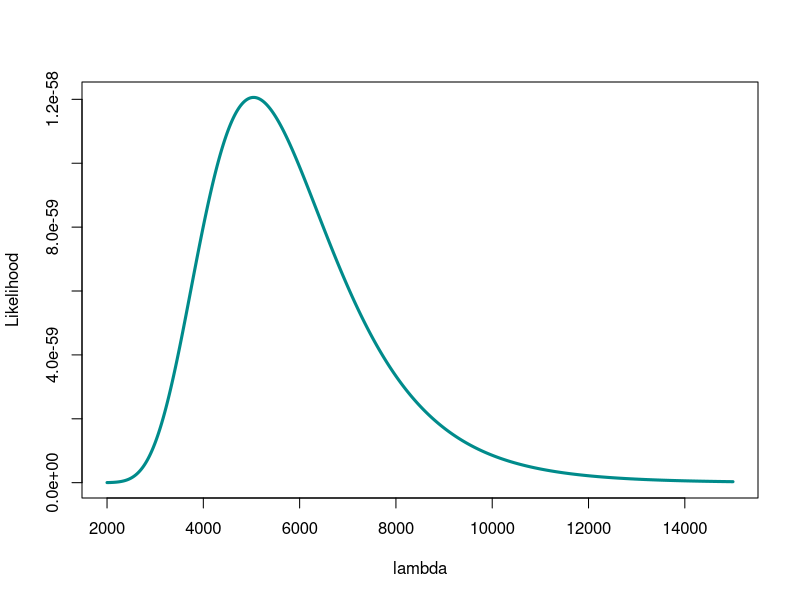
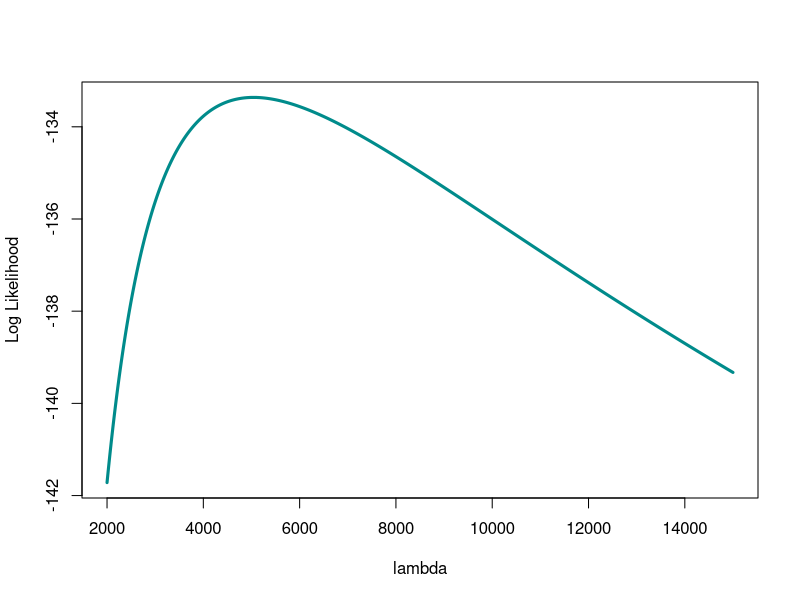

The R script that drew these images, in order: (Note: this script raises an error after producing the figures.)
#THT1 PART (II) (B) (b) (i)

exponential.likelihood <- function( y, lambda, c.plus ) {
  n <- length( y )
  s <- sum( y )
  result <- c.plus * lambda^( - n ) * exp( - s / lambda )
  return( result )
}

y <- c( 495, 541, 1461, 1555, 1603, 2201, 2750, 3468, 3516, 4319, 6622, 
        7728, 13159, 21194 )

lambda.grid=seq(2000, 15000, length=1000)
c.plus=1
c.real <- 0
plot( lambda.grid, exponential.likelihood( y, lambda.grid, c.plus ),
      type = 'l', lwd = 3, col = 'darkcyan', xlab = 'lambda',
      ylab = 'Likelihood' )

exponential.log.likelihood <- function( y, lambda, c.real ) {
  n <- length( y )
  s <- sum( y )
  result <- c.real - n * log( lambda ) - s / lambda
  return( result )
}
plot( lambda.grid, exponential.log.likelihood( y, lambda.grid, c.real ),
      type = 'l', lwd = 3, col = 'darkcyan', xlab = 'lambda',
      ylab = 'Log Likelihood' )

par( mfrow = c( 1, 1 ) )

exponential.inverse.cdf <- function( lambda, p ) {
  result <- - lambda * log( 1 - p )
  return( result )
}

plot( exponential.inverse.cdf( lambda.hat.mle,
                               ( ( 1:n ) - 0.5 ) / n ), y, type = 'l', lwd = 3, col = 'darkcyan',
      xlab = 'Exponential Quantiles', ylab = 'Sorted y Values',
      xlim = c( 0, max( y ) ) )
